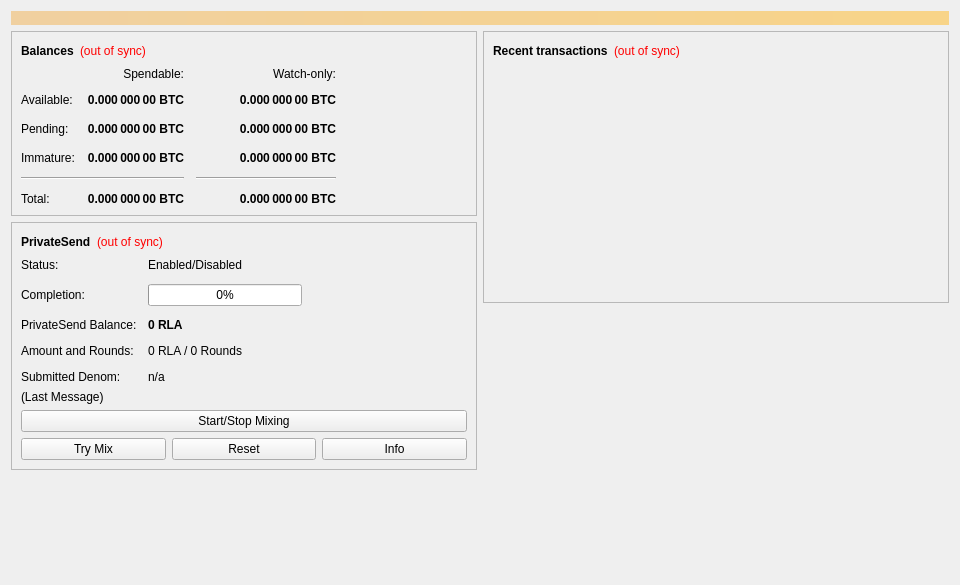
<?xml version="1.0" encoding="UTF-8"?>
<ui version="4.0">
 <class>OverviewPage</class>
 <widget class="QWidget" name="OverviewPage">
  <property name="geometry">
   <rect>
    <x>0</x>
    <y>0</y>
    <width>960</width>
    <height>585</height>
   </rect>
  </property>
  <property name="minimumSize">
   <size>
    <width>960</width>
    <height>0</height>
   </size>
  </property>
  <property name="windowTitle">
   <string>Form</string>
  </property>
  <layout class="QVBoxLayout" name="topLayout">
   <item>
    <widget class="QLabel" name="labelAlerts">
     <property name="visible">
      <bool>false</bool>
     </property>
     <property name="styleSheet">
      <string notr="true">background-color: qlineargradient(x1: 0, y1: 0, x2: 1, y2: 0, stop:0 #F0D0A0, stop:1 #F8D488); color:#000000;</string>
     </property>
     <property name="wordWrap">
      <bool>true</bool>
     </property>
     <property name="margin">
      <number>3</number>
     </property>
    </widget>
   </item>
   <item>
    <layout class="QHBoxLayout" name="horizontalLayout" stretch="1,1">
     <item>
      <layout class="QVBoxLayout" name="verticalLayout_2">
       <item>
        <widget class="QFrame" name="frame">
         <property name="frameShape">
          <enum>QFrame::StyledPanel</enum>
         </property>
         <property name="frameShadow">
          <enum>QFrame::Raised</enum>
         </property>
         <layout class="QVBoxLayout" name="verticalLayout_4">
          <item>
           <layout class="QHBoxLayout" name="horizontalLayout_4">
            <item>
             <widget class="QLabel" name="label_5">
              <property name="font">
               <font>
                <weight>75</weight>
                <bold>true</bold>
               </font>
              </property>
              <property name="text">
               <string>Balances</string>
              </property>
             </widget>
            </item>
            <item>
             <widget class="QLabel" name="labelWalletStatus">
              <property name="toolTip">
               <string>The displayed information may be out of date. Your wallet automatically synchronizes with the Rulaicoin network after a connection is established, but this process has not completed yet.</string>
              </property>
              <property name="styleSheet">
               <string notr="true">QLabel { color: red; }</string>
              </property>
              <property name="text">
               <string notr="true">(out of sync)</string>
              </property>
              <property name="alignment">
               <set>Qt::AlignLeading|Qt::AlignLeft|Qt::AlignVCenter</set>
              </property>
             </widget>
            </item>
            <item>
             <spacer name="horizontalSpacer_3">
              <property name="orientation">
               <enum>Qt::Horizontal</enum>
              </property>
              <property name="sizeHint" stdset="0">
               <size>
                <width>40</width>
                <height>20</height>
               </size>
              </property>
             </spacer>
            </item>
           </layout>
          </item>
          <item>
           <layout class="QGridLayout" name="gridLayout">
            <property name="spacing">
             <number>12</number>
            </property>
            <item row="2" column="2">
             <widget class="QLabel" name="labelWatchPending">
              <property name="font">
               <font>
                <weight>75</weight>
                <bold>true</bold>
               </font>
              </property>
              <property name="cursor">
               <cursorShape>IBeamCursor</cursorShape>
              </property>
              <property name="toolTip">
               <string>Unconfirmed transactions to watch-only addresses</string>
              </property>
              <property name="text">
               <string notr="true">0.000 000 00 BTC</string>
              </property>
              <property name="alignment">
               <set>Qt::AlignRight|Qt::AlignTrailing|Qt::AlignVCenter</set>
              </property>
              <property name="textInteractionFlags">
               <set>Qt::LinksAccessibleByMouse|Qt::TextSelectableByKeyboard|Qt::TextSelectableByMouse</set>
              </property>
             </widget>
            </item>
            <item row="2" column="1">
             <widget class="QLabel" name="labelUnconfirmed">
              <property name="font">
               <font>
                <weight>75</weight>
                <bold>true</bold>
               </font>
              </property>
              <property name="cursor">
               <cursorShape>IBeamCursor</cursorShape>
              </property>
              <property name="toolTip">
               <string>Total of transactions that have yet to be confirmed, and do not yet count toward the spendable balance</string>
              </property>
              <property name="text">
               <string notr="true">0.000 000 00 BTC</string>
              </property>
              <property name="alignment">
               <set>Qt::AlignRight|Qt::AlignTrailing|Qt::AlignVCenter</set>
              </property>
              <property name="textInteractionFlags">
               <set>Qt::LinksAccessibleByMouse|Qt::TextSelectableByKeyboard|Qt::TextSelectableByMouse</set>
              </property>
             </widget>
            </item>
            <item row="3" column="2">
             <widget class="QLabel" name="labelWatchImmature">
              <property name="font">
               <font>
                <weight>75</weight>
                <bold>true</bold>
               </font>
              </property>
              <property name="cursor">
               <cursorShape>IBeamCursor</cursorShape>
              </property>
              <property name="toolTip">
               <string>Mined balance in watch-only addresses that has not yet matured</string>
              </property>
              <property name="text">
               <string notr="true">0.000 000 00 BTC</string>
              </property>
              <property name="alignment">
               <set>Qt::AlignRight|Qt::AlignTrailing|Qt::AlignVCenter</set>
              </property>
              <property name="textInteractionFlags">
               <set>Qt::LinksAccessibleByMouse|Qt::TextSelectableByKeyboard|Qt::TextSelectableByMouse</set>
              </property>
             </widget>
            </item>
            <item row="4" column="0" colspan="2">
             <widget class="Line" name="lineSpendableBalance">
              <property name="orientation">
               <enum>Qt::Horizontal</enum>
              </property>
             </widget>
            </item>
            <item row="4" column="2">
             <widget class="Line" name="lineWatchBalance">
              <property name="sizePolicy">
               <sizepolicy hsizetype="Preferred" vsizetype="Fixed">
                <horstretch>0</horstretch>
                <verstretch>0</verstretch>
               </sizepolicy>
              </property>
              <property name="minimumSize">
               <size>
                <width>140</width>
                <height>0</height>
               </size>
              </property>
              <property name="orientation">
               <enum>Qt::Horizontal</enum>
              </property>
             </widget>
            </item>
            <item row="5" column="0">
             <widget class="QLabel" name="labelTotalText">
              <property name="text">
               <string>Total:</string>
              </property>
             </widget>
            </item>
            <item row="3" column="1">
             <widget class="QLabel" name="labelImmature">
              <property name="font">
               <font>
                <weight>75</weight>
                <bold>true</bold>
               </font>
              </property>
              <property name="cursor">
               <cursorShape>IBeamCursor</cursorShape>
              </property>
              <property name="toolTip">
               <string>Mined balance that has not yet matured</string>
              </property>
              <property name="text">
               <string notr="true">0.000 000 00 BTC</string>
              </property>
              <property name="alignment">
               <set>Qt::AlignRight|Qt::AlignTrailing|Qt::AlignVCenter</set>
              </property>
              <property name="textInteractionFlags">
               <set>Qt::LinksAccessibleByMouse|Qt::TextSelectableByKeyboard|Qt::TextSelectableByMouse</set>
              </property>
             </widget>
            </item>
            <item row="2" column="3">
             <spacer name="horizontalSpacer_2">
              <property name="orientation">
               <enum>Qt::Horizontal</enum>
              </property>
              <property name="sizeHint" stdset="0">
               <size>
                <width>40</width>
                <height>20</height>
               </size>
              </property>
             </spacer>
            </item>
            <item row="3" column="0">
             <widget class="QLabel" name="labelImmatureText">
              <property name="text">
               <string>Immature:</string>
              </property>
             </widget>
            </item>
            <item row="5" column="1">
             <widget class="QLabel" name="labelTotal">
              <property name="font">
               <font>
                <weight>75</weight>
                <bold>true</bold>
               </font>
              </property>
              <property name="cursor">
               <cursorShape>IBeamCursor</cursorShape>
              </property>
              <property name="toolTip">
               <string>Your current total balance</string>
              </property>
              <property name="text">
               <string notr="true">0.000 000 00 BTC</string>
              </property>
              <property name="alignment">
               <set>Qt::AlignRight|Qt::AlignTrailing|Qt::AlignVCenter</set>
              </property>
              <property name="textInteractionFlags">
               <set>Qt::LinksAccessibleByMouse|Qt::TextSelectableByKeyboard|Qt::TextSelectableByMouse</set>
              </property>
             </widget>
            </item>
            <item row="5" column="2">
             <widget class="QLabel" name="labelWatchTotal">
              <property name="font">
               <font>
                <weight>75</weight>
                <bold>true</bold>
               </font>
              </property>
              <property name="cursor">
               <cursorShape>IBeamCursor</cursorShape>
              </property>
              <property name="toolTip">
               <string>Current total balance in watch-only addresses</string>
              </property>
              <property name="text">
               <string notr="true">0.000 000 00 BTC</string>
              </property>
              <property name="alignment">
               <set>Qt::AlignRight|Qt::AlignTrailing|Qt::AlignVCenter</set>
              </property>
              <property name="textInteractionFlags">
               <set>Qt::LinksAccessibleByMouse|Qt::TextSelectableByKeyboard|Qt::TextSelectableByMouse</set>
              </property>
             </widget>
            </item>
            <item row="0" column="2">
             <widget class="QLabel" name="labelWatchonly">
              <property name="text">
               <string>Watch-only:</string>
              </property>
              <property name="alignment">
               <set>Qt::AlignRight|Qt::AlignTrailing|Qt::AlignVCenter</set>
              </property>
             </widget>
            </item>
            <item row="1" column="0">
             <widget class="QLabel" name="labelBalanceText">
              <property name="text">
               <string>Available:</string>
              </property>
             </widget>
            </item>
            <item row="1" column="1">
             <widget class="QLabel" name="labelBalance">
              <property name="font">
               <font>
                <weight>75</weight>
                <bold>true</bold>
               </font>
              </property>
              <property name="cursor">
               <cursorShape>IBeamCursor</cursorShape>
              </property>
              <property name="toolTip">
               <string>Your current spendable balance</string>
              </property>
              <property name="text">
               <string notr="true">0.000 000 00 BTC</string>
              </property>
              <property name="alignment">
               <set>Qt::AlignRight|Qt::AlignTrailing|Qt::AlignVCenter</set>
              </property>
              <property name="textInteractionFlags">
               <set>Qt::LinksAccessibleByMouse|Qt::TextSelectableByKeyboard|Qt::TextSelectableByMouse</set>
              </property>
             </widget>
            </item>
            <item row="1" column="2">
             <widget class="QLabel" name="labelWatchAvailable">
              <property name="font">
               <font>
                <weight>75</weight>
                <bold>true</bold>
               </font>
              </property>
              <property name="cursor">
               <cursorShape>IBeamCursor</cursorShape>
              </property>
              <property name="toolTip">
               <string>Your current balance in watch-only addresses</string>
              </property>
              <property name="text">
               <string notr="true">0.000 000 00 BTC</string>
              </property>
              <property name="alignment">
               <set>Qt::AlignRight|Qt::AlignTrailing|Qt::AlignVCenter</set>
              </property>
              <property name="textInteractionFlags">
               <set>Qt::LinksAccessibleByMouse|Qt::TextSelectableByKeyboard|Qt::TextSelectableByMouse</set>
              </property>
             </widget>
            </item>
            <item row="2" column="0">
             <widget class="QLabel" name="labelPendingText">
              <property name="text">
               <string>Pending:</string>
              </property>
             </widget>
            </item>
            <item row="0" column="1">
             <widget class="QLabel" name="labelSpendable">
              <property name="text">
               <string>Spendable:</string>
              </property>
              <property name="alignment">
               <set>Qt::AlignRight|Qt::AlignTrailing|Qt::AlignVCenter</set>
              </property>
             </widget>
            </item>
           </layout>
          </item>
         </layout>
        </widget>
       </item>
       <item>
        <widget class="QFrame" name="framePrivateSend">
         <property name="layoutDirection">
          <enum>Qt::LeftToRight</enum>
         </property>
         <property name="frameShape">
          <enum>QFrame::StyledPanel</enum>
         </property>
         <property name="frameShadow">
          <enum>QFrame::Raised</enum>
         </property>
         <layout class="QVBoxLayout" name="VerticalLayout_PS1">
          <item>
           <layout class="QHBoxLayout" name="horizontalLayout_5">
            <item>
             <widget class="QLabel" name="labelPrivateSendHeader">
              <property name="font">
               <font>
                <weight>75</weight>
                <bold>true</bold>
               </font>
              </property>
              <property name="text">
               <string>PrivateSend</string>
              </property>
             </widget>
            </item>
            <item>
             <widget class="QLabel" name="labelPrivateSendSyncStatus">
              <property name="toolTip">
               <string>The displayed information may be out of date. Your wallet automatically synchronizes with the Rulaicoin network after a connection is established, but this process has not completed yet.</string>
              </property>
              <property name="styleSheet">
               <string notr="true">QLabel { color: red; }</string>
              </property>
              <property name="text">
               <string notr="true">(out of sync)</string>
              </property>
              <property name="alignment">
               <set>Qt::AlignLeading|Qt::AlignLeft|Qt::AlignVCenter</set>
              </property>
             </widget>
            </item>
            <item>
             <spacer name="horizontalSpacer_4">
              <property name="orientation">
               <enum>Qt::Horizontal</enum>
              </property>
              <property name="sizeHint" stdset="0">
               <size>
                <width>40</width>
                <height>20</height>
               </size>
              </property>
             </spacer>
            </item>
           </layout>
          </item>
          <item>
           <layout class="QFormLayout" name="privateSendFormLayout">
            <property name="fieldGrowthPolicy">
             <enum>QFormLayout::AllNonFixedFieldsGrow</enum>
            </property>
            <property name="horizontalSpacing">
             <number>11</number>
            </property>
            <property name="verticalSpacing">
             <number>12</number>
            </property>
            <item row="0" column="0">
             <widget class="QLabel" name="labelPrivateSendEnabledText">
              <property name="text">
               <string>Status:</string>
              </property>
             </widget>
            </item>
            <item row="0" column="1">
             <widget class="QLabel" name="labelPrivateSendEnabled">
              <property name="text">
               <string>Enabled/Disabled</string>
              </property>
             </widget>
            </item>
            <item row="1" column="0">
             <widget class="QLabel" name="labelCompletitionText">
              <property name="text">
               <string>Completion:</string>
              </property>
             </widget>
            </item>
            <item row="1" column="1">
             <widget class="QProgressBar" name="privateSendProgress">
              <property name="maximumSize">
               <size>
                <width>154</width>
                <height>16777215</height>
               </size>
              </property>
              <property name="value">
               <number>0</number>
              </property>
             </widget>
            </item>
            <item row="2" column="0">
             <widget class="QLabel" name="labelAnonymizedText">
              <property name="text">
               <string>PrivateSend Balance:</string>
              </property>
             </widget>
            </item>
            <item row="2" column="1">
             <widget class="QLabel" name="labelAnonymized">
              <property name="font">
               <font>
                <weight>75</weight>
                <bold>true</bold>
               </font>
              </property>
              <property name="text">
               <string notr="true">0 RLA</string>
              </property>
             </widget>
            </item>
            <item row="3" column="0">
             <widget class="QLabel" name="labelAmountAndRoundsText">
              <property name="text">
               <string>Amount and Rounds:</string>
              </property>
             </widget>
            </item>
            <item row="3" column="1">
             <widget class="QLabel" name="labelAmountRounds">
              <property name="text">
               <string>0 RLA / 0 Rounds</string>
              </property>
             </widget>
            </item>
            <item row="4" column="0">
             <widget class="QLabel" name="labelSubmittedDenomText">
              <property name="text">
               <string>Submitted Denom:</string>
              </property>
             </widget>
            </item>
            <item row="4" column="1">
             <widget class="QLabel" name="labelSubmittedDenom">
              <property name="toolTip">
               <string>The denominations you submitted to the Masternode.&lt;br&gt;To mix, other users must submit the exact same denominations.</string>
              </property>
              <property name="text">
               <string>n/a</string>
              </property>
             </widget>
            </item>
           </layout>
          </item>
          <item>
           <layout class="QVBoxLayout" name="VerticalLayout_PS">
            <item>
             <widget class="QLabel" name="labelPrivateSendLastMessage">
              <property name="text">
               <string>(Last Message)</string>
              </property>
              <property name="alignment">
               <set>Qt::AlignLeading|Qt::AlignLeft|Qt::AlignTop</set>
              </property>
              <property name="wordWrap">
               <bool>true</bool>
              </property>
             </widget>
            </item>
            <item>
             <widget class="QPushButton" name="togglePrivateSend">
              <property name="sizePolicy">
               <sizepolicy hsizetype="MinimumExpanding" vsizetype="Fixed">
                <horstretch>0</horstretch>
                <verstretch>0</verstretch>
               </sizepolicy>
              </property>
              <property name="text">
               <string>Start/Stop Mixing</string>
              </property>
             </widget>
            </item>
            <item>
             <layout class="QHBoxLayout" name="horizontalLayout_debugbuttons">
              <item>
               <widget class="QPushButton" name="privateSendAuto">
                <property name="sizePolicy">
                 <sizepolicy hsizetype="MinimumExpanding" vsizetype="Fixed">
                  <horstretch>0</horstretch>
                  <verstretch>0</verstretch>
                 </sizepolicy>
                </property>
                <property name="toolTip">
                 <string>Try to manually submit a PrivateSend request.</string>
                </property>
                <property name="text">
                 <string>Try Mix</string>
                </property>
               </widget>
              </item>
              <item>
               <widget class="QPushButton" name="privateSendReset">
                <property name="sizePolicy">
                 <sizepolicy hsizetype="MinimumExpanding" vsizetype="Fixed">
                  <horstretch>0</horstretch>
                  <verstretch>0</verstretch>
                 </sizepolicy>
                </property>
                <property name="toolTip">
                 <string>Reset the current status of PrivateSend (can interrupt PrivateSend if it's in the process of Mixing, which can cost you money!)</string>
                </property>
                <property name="autoFillBackground">
                 <bool>false</bool>
                </property>
                <property name="text">
                 <string>Reset</string>
                </property>
               </widget>
              </item>
              <item>
               <widget class="QPushButton" name="privateSendInfo">
                <property name="sizePolicy">
                 <sizepolicy hsizetype="MinimumExpanding" vsizetype="Fixed">
                  <horstretch>0</horstretch>
                  <verstretch>0</verstretch>
                 </sizepolicy>
                </property>
                <property name="toolTip">
                 <string>Information about PrivateSend and Mixing</string>
                </property>
                <property name="text">
                 <string>Info</string>
                </property>
               </widget>
              </item>
             </layout>
            </item>
           </layout>
          </item>
         </layout>
        </widget>
       </item>
       <item>
        <spacer name="verticalSpacer">
         <property name="orientation">
          <enum>Qt::Vertical</enum>
         </property>
         <property name="sizeHint" stdset="0">
          <size>
           <width>20</width>
           <height>40</height>
          </size>
         </property>
        </spacer>
       </item>
      </layout>
     </item>
     <item>
      <layout class="QVBoxLayout" name="verticalLayout_3">
       <item>
        <widget class="QFrame" name="frame_2">
         <property name="frameShape">
          <enum>QFrame::StyledPanel</enum>
         </property>
         <property name="frameShadow">
          <enum>QFrame::Raised</enum>
         </property>
         <layout class="QVBoxLayout" name="verticalLayout">
          <item>
           <layout class="QHBoxLayout" name="horizontalLayout_2">
            <item>
             <widget class="QLabel" name="label_4">
              <property name="font">
               <font>
                <weight>75</weight>
                <bold>true</bold>
               </font>
              </property>
              <property name="text">
               <string>Recent transactions</string>
              </property>
             </widget>
            </item>
            <item>
             <widget class="QLabel" name="labelTransactionsStatus">
              <property name="toolTip">
               <string>The displayed information may be out of date. Your wallet automatically synchronizes with the Rulaicoin network after a connection is established, but this process has not completed yet.</string>
              </property>
              <property name="styleSheet">
               <string notr="true">QLabel { color: red; }</string>
              </property>
              <property name="text">
               <string notr="true">(out of sync)</string>
              </property>
              <property name="alignment">
               <set>Qt::AlignLeading|Qt::AlignLeft|Qt::AlignVCenter</set>
              </property>
             </widget>
            </item>
            <item>
             <spacer name="horizontalSpacer">
              <property name="orientation">
               <enum>Qt::Horizontal</enum>
              </property>
              <property name="sizeHint" stdset="0">
               <size>
                <width>40</width>
                <height>20</height>
               </size>
              </property>
             </spacer>
            </item>
           </layout>
          </item>
          <item>
           <widget class="QListView" name="listTransactions">
            <property name="styleSheet">
             <string notr="true">QListView { background: transparent; }</string>
            </property>
            <property name="frameShape">
             <enum>QFrame::NoFrame</enum>
            </property>
            <property name="verticalScrollBarPolicy">
             <enum>Qt::ScrollBarAlwaysOff</enum>
            </property>
            <property name="horizontalScrollBarPolicy">
             <enum>Qt::ScrollBarAlwaysOff</enum>
            </property>
            <property name="selectionMode">
             <enum>QAbstractItemView::NoSelection</enum>
            </property>
           </widget>
          </item>
         </layout>
        </widget>
       </item>
       <item>
        <spacer name="verticalSpacer_2">
         <property name="orientation">
          <enum>Qt::Vertical</enum>
         </property>
         <property name="sizeHint" stdset="0">
          <size>
           <width>20</width>
           <height>40</height>
          </size>
         </property>
        </spacer>
       </item>
      </layout>
     </item>
    </layout>
   </item>
  </layout>
 </widget>
 <resources/>
 <connections/>
</ui>
